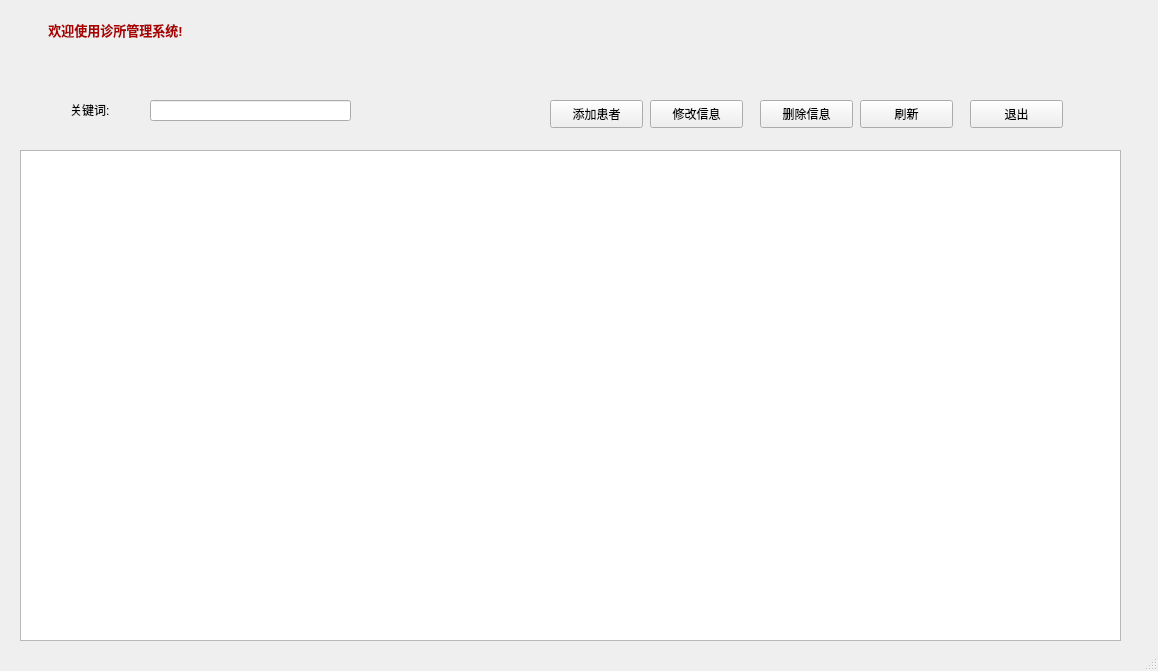
<?xml version="1.0" encoding="UTF-8"?>
<ui version="4.0">
 <class>patientmanager</class>
 <widget class="QMainWindow" name="patientmanager">
  <property name="geometry">
   <rect>
    <x>0</x>
    <y>0</y>
    <width>1158</width>
    <height>671</height>
   </rect>
  </property>
  <property name="windowTitle">
   <string>诊所管理系统</string>
  </property>
  <widget class="QWidget" name="centralwidget">
   <widget class="QPushButton" name="pushButton">
    <property name="geometry">
     <rect>
      <x>970</x>
      <y>100</y>
      <width>93</width>
      <height>28</height>
     </rect>
    </property>
    <property name="text">
     <string>退出</string>
    </property>
   </widget>
   <widget class="QLineEdit" name="lineEdit">
    <property name="geometry">
     <rect>
      <x>150</x>
      <y>100</y>
      <width>201</width>
      <height>21</height>
     </rect>
    </property>
   </widget>
   <widget class="QLabel" name="label_3">
    <property name="geometry">
     <rect>
      <x>70</x>
      <y>100</y>
      <width>61</width>
      <height>20</height>
     </rect>
    </property>
    <property name="text">
     <string>关键词:</string>
    </property>
   </widget>
   <widget class="QPushButton" name="pushButton_2">
    <property name="geometry">
     <rect>
      <x>550</x>
      <y>100</y>
      <width>93</width>
      <height>28</height>
     </rect>
    </property>
    <property name="text">
     <string>添加患者</string>
    </property>
   </widget>
   <widget class="QPushButton" name="pushButton_3">
    <property name="geometry">
     <rect>
      <x>650</x>
      <y>100</y>
      <width>93</width>
      <height>28</height>
     </rect>
    </property>
    <property name="text">
     <string>修改信息</string>
    </property>
   </widget>
   <widget class="QPushButton" name="pushButton_4">
    <property name="geometry">
     <rect>
      <x>760</x>
      <y>100</y>
      <width>93</width>
      <height>28</height>
     </rect>
    </property>
    <property name="text">
     <string>删除信息</string>
    </property>
   </widget>
   <widget class="QPushButton" name="pushButton_5">
    <property name="geometry">
     <rect>
      <x>860</x>
      <y>100</y>
      <width>93</width>
      <height>28</height>
     </rect>
    </property>
    <property name="text">
     <string>刷新</string>
    </property>
   </widget>
   <widget class="QTableView" name="tableView">
    <property name="geometry">
     <rect>
      <x>20</x>
      <y>150</y>
      <width>1101</width>
      <height>491</height>
     </rect>
    </property>
   </widget>
   <widget class="QLabel" name="label">
    <property name="geometry">
     <rect>
      <x>10</x>
      <y>10</y>
      <width>211</width>
      <height>41</height>
     </rect>
    </property>
    <property name="text">
     <string>&lt;html&gt;&lt;head/&gt;&lt;body&gt;&lt;p align=&quot;center&quot;&gt;&lt;span style=&quot; font-size:10pt; font-weight:600; color:#aa0000;&quot;&gt;欢迎使用诊所管理系统!&lt;/span&gt;&lt;/p&gt;&lt;/body&gt;&lt;/html&gt;</string>
    </property>
   </widget>
  </widget>
  <widget class="QStatusBar" name="statusbar"/>
 </widget>
 <resources/>
 <connections/>
</ui>
